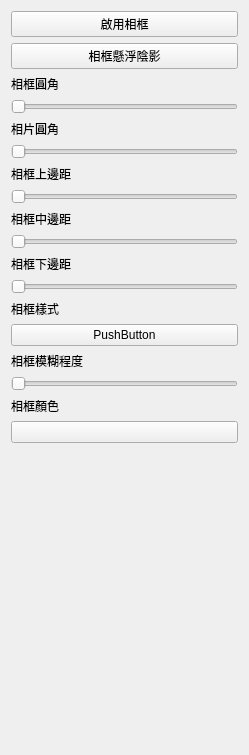
<?xml version="1.0" encoding="UTF-8"?>
<ui version="4.0">
 <class>Form</class>
 <widget class="QWidget" name="Form">
  <property name="geometry">
   <rect>
    <x>0</x>
    <y>0</y>
    <width>249</width>
    <height>755</height>
   </rect>
  </property>
  <property name="windowTitle">
   <string>不限制大小的垂直佈局</string>
  </property>
  <layout class="QVBoxLayout" name="verticalLayout">
   <property name="sizeConstraint">
    <enum>QLayout::SizeConstraint::SetDefaultConstraint</enum>
   </property>
   <item>
    <widget class="SwitchButton" name="frame_enabled_checkbox">
     <property name="text">
      <string>啟用相框</string>
     </property>
    </widget>
   </item>
   <item>
    <widget class="SwitchButton" name="pushButton">
     <property name="text">
      <string>相框懸浮陰影</string>
     </property>
    </widget>
   </item>
   <item>
    <widget class="BodyLabel" name="label">
     <property name="text">
      <string>相框圓角</string>
     </property>
    </widget>
   </item>
   <item>
    <widget class="Slider" name="frame_width_slider">
     <property name="orientation">
      <enum>Qt::Orientation::Horizontal</enum>
     </property>
    </widget>
   </item>
   <item>
    <widget class="BodyLabel" name="label_6">
     <property name="text">
      <string>相片圓角</string>
     </property>
    </widget>
   </item>
   <item>
    <widget class="Slider" name="horizontalSlider">
     <property name="orientation">
      <enum>Qt::Orientation::Horizontal</enum>
     </property>
    </widget>
   </item>
   <item>
    <widget class="BodyLabel" name="label_2">
     <property name="text">
      <string>相框上邊距</string>
     </property>
    </widget>
   </item>
   <item>
    <widget class="Slider" name="horizontalSlider_2">
     <property name="orientation">
      <enum>Qt::Orientation::Horizontal</enum>
     </property>
    </widget>
   </item>
   <item>
    <widget class="BodyLabel" name="label_3">
     <property name="text">
      <string>相框中邊距</string>
     </property>
    </widget>
   </item>
   <item>
    <widget class="Slider" name="horizontalSlider_3">
     <property name="orientation">
      <enum>Qt::Orientation::Horizontal</enum>
     </property>
    </widget>
   </item>
   <item>
    <widget class="BodyLabel" name="label_4">
     <property name="text">
      <string>相框下邊距</string>
     </property>
    </widget>
   </item>
   <item>
    <widget class="Slider" name="horizontalSlider_4">
     <property name="orientation">
      <enum>Qt::Orientation::Horizontal</enum>
     </property>
    </widget>
   </item>
   <item>
    <widget class="BodyLabel" name="label_5">
     <property name="text">
      <string>相框樣式</string>
     </property>
    </widget>
   </item>
   <item>
    <widget class="ComboBox" name="frame_style_comboBox">
     <property name="text">
      <string>PushButton</string>
     </property>
    </widget>
   </item>
   <item>
    <widget class="BodyLabel" name="label_8">
     <property name="text">
      <string>相框模糊程度</string>
     </property>
    </widget>
   </item>
   <item>
    <widget class="Slider" name="horizontalSlider_5">
     <property name="orientation">
      <enum>Qt::Orientation::Horizontal</enum>
     </property>
    </widget>
   </item>
   <item>
    <widget class="BodyLabel" name="label_7">
     <property name="text">
      <string>相框顏色</string>
     </property>
    </widget>
   </item>
   <item>
    <widget class="ColorButton" name="kcolorbutton">
     <property name="text">
      <string/>
     </property>
    </widget>
   </item>
   <item>
    <spacer name="verticalSpacer">
     <property name="orientation">
      <enum>Qt::Orientation::Vertical</enum>
     </property>
     <property name="sizeHint" stdset="0">
      <size>
       <width>20</width>
       <height>40</height>
      </size>
     </property>
    </spacer>
   </item>
  </layout>
 </widget>
 <customwidgets>
  <customwidget>
   <class>SwitchButton</class>
   <extends>QPushButton</extends>
   <header>qfluentwidgets</header>
  </customwidget>
  <customwidget>
   <class>BodyLabel</class>
   <extends>QLabel</extends>
   <header>qfluentwidgets</header>
  </customwidget>
  <customwidget>
   <class>ComboBox</class>
   <extends>QPushButton</extends>
   <header>qfluentwidgets</header>
  </customwidget>
  <customwidget>
   <class>Slider</class>
   <extends>QSlider</extends>
   <header>qfluentwidgets</header>
  </customwidget>
  <customwidget>
   <class>ColorButton</class>
   <extends>QPushButton</extends>
   <header>ui.customs.pick_color_button</header>
  </customwidget>
 </customwidgets>
 <resources/>
 <connections/>
</ui>
